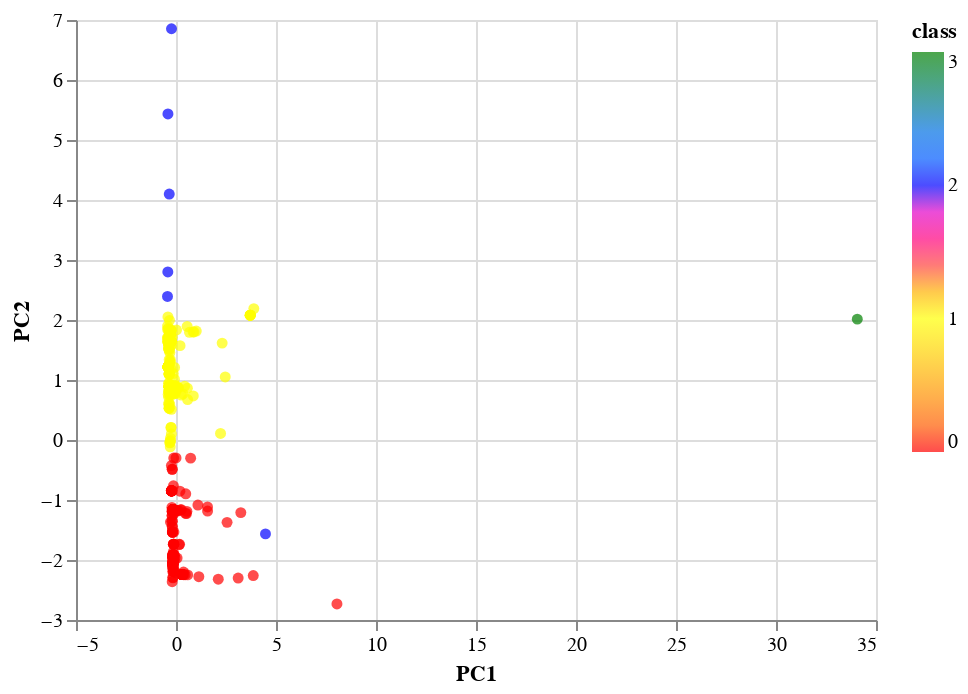

Notebook code for this chart:
### Code cell
# Plot the scatter with x="TotalCoinsMined" and y="TotalCoinSupply"
points = alt.Chart(scaled_clustered_df).mark_circle().encode(
    x='PC1',
    y='PC2',
    color=alt.Color('class', scale=alt.Scale(domain=[0,1,2,3], range=['red','yellow','blue','green'])),
    tooltip=['CoinName','TotalCoinsMined', 'TotalCoinSupply']).interactive()

points

### Figure 1 — Vega-Lite specification as saved in the notebook (floating-point values rounded to 4 significant figures; data arrays with more than 128 entries replaced by an {"elided": "..."} marker saying what was removed)
{"config": {"view": {"continuousWidth": 400, "continuousHeight": 300}}, "data": {"name": "data-91683fadd006d232ac5ad60df894a371"}, "mark": "circle", "encoding": {"color": {"type": "quantitative", "field": "class", "scale": {"domain": [0, 1, 2, 3], "range": ["red", "yellow", "blue", "green"]}}, "tooltip": [{"type": "nominal", "field": "CoinName"}, {"type": "quantitative", "field": "TotalCoinsMined"}, {"type": "quantitative", "field": "TotalCoinSupply"}], "x": {"type": "quantitative", "field": "PC1"}, "y": {"type": "quantitative", "field": "PC2"}}, "selection": {"selector001": {"type": "interval", "bind": "scales", "encodings": ["x", "y"]}}, "$schema": "https://vega.github.io/schema/vega-lite/v4.8.1.json", "datasets": {"data-91683fadd006d232ac5ad60df894a371": {"elided": "532 records"}}}
